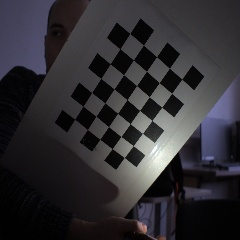
#> input picture Recources/test10.jpg, 240 x 240 px; its folder holds 4 pictures in this run
$ python -i calibration.py   (imports and definitions only)
#> lines starting #> are read from the running program, lines starting #| are printed output that depends on the picture; after the words box and inside, x2 and y2 are one past the last pixel; in counts of white or black regions, pixels touching at a corner belong together
#_---------------------------------------------------
# __name__          "Camera Calibration"
# __author__        "Dávid Szépvölgyi && Jakub Rabčan"
# __version__       "1.0.0"
# __maintainer__    "Dávid Szépvölgyi && Jakub Rabčan"
# __email__         "david.szepvolgyi@gmail.com"
# __status__        "Production"
#-----------------------------------------------------

from ximea import xiapi
import cv2
import numpy as np
import glob


#Function takes nOfPicks and will store them in "Recources/" as input it needs int number
# [49 lines left out: function makeCameraPictures, not called in this run]

def calibrateTheCameraUsingUdistortion():
    # termination criteria
    criteria = (cv2.TERM_CRITERIA_EPS + cv2.TERM_CRITERIA_MAX_ITER, 30, 0.001)
    # prepare object points, like (0,0,0), (1,0,0), (2,0,0) ....,(6,5,0)
    objp = np.zeros((5*7,3), np.float32)
    objp[:,:2] = np.mgrid[0:7,0:5].T.reshape(-1,2)
    # Arrays to store object points and image points from all the images.
    objpoints = [] # 3d point in real world space
    imgpoints = [] # 2d points in image plane.
    images = glob.glob('Recources/*.jpg')
    u = 0
    for fname in images:
        u +=1
        img = cv2.imread(fname)
#> img is the input picture: shape (240, 240, 3); mean B, G, R 50, 46.1, 47.6
        gray = cv2.cvtColor(img, cv2.COLOR_BGR2GRAY)
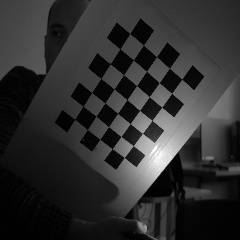
#> gray: shape (240, 240); min 0, max 254, mean 47
        # Find the chess board corners
        ret, corners = cv2.findChessboardCorners(gray, (7,5), None)
#> ret = True; corners = 35 rows, first 8: [74.68, 119.2], [82.92, 106.2], [91.69, 92.42], [100.8, 78.27], [110.3, 63.79], [120, 48.69], [129.8, 33.35], [87.42, 129.5]
        # If found, add object points, image points (after refining them)
        if ret == True:
            objpoints.append(objp)
            corners2 = cv2.cornerSubPix(gray,corners, (11,11), (-1,-1), criteria)
#> corners2 = 35 rows, first 8: [74.81, 118.9], [83.08, 106.2], [91.61, 92.62], [100.8, 78.34], [110.2, 63.83], [119.9, 48.76], [129.9, 33.44], [87.68, 129.3]
            imgpoints.append(corners2)
            # Draw and display the corners
            cv2.drawChessboardCorners(img, (7,5), corners2, ret)
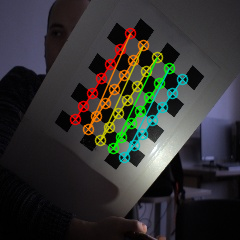
#> img: shape (240, 240, 3); 8.74% of pixels changed, all inside (x1, y1, x2, y2) = (69, 27, 189, 164)
            cv2.imshow('img'+ str(u) , img)
            cv2.waitKey(0)
#> pass 2 of the loop in calibrateTheCameraUsingUdistortion, `for fname in images:`:
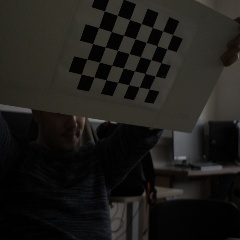
#> input picture Recources/test11.jpg, 240 x 240 px
#> in calibrateTheCameraUsingUdistortion, img is the input picture: shape (240, 240, 3); mean B, G, R 25.3, 28.4, 29.6
#> corners = 35 rows, first 8: [104.1, 11.01], [117.2, 15.32], [129.6, 19.54], [141.1, 23.59], [152.2, 27.41], [162.7, 30.93], [172.5, 34.55], [98.49, 27.67]
#> corners2 = 35 rows, first 8: [105.5, 11.28], [124, 17.8], [135.4, 21.41], [146.8, 25.58], [157.4, 29.26], [157.4, 29.26], [166.8, 32.59], [100.9, 28.33]
#> in calibrateTheCameraUsingUdistortion, `cv2.drawChessboardCorners(img, (7,5), corners2, ret)`:
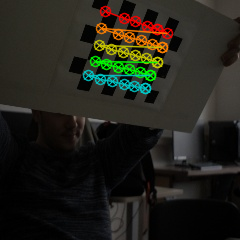
#> img: shape (240, 240, 3); 6.58% of pixels changed, all inside (x1, y1, x2, y2) = (82, 5, 174, 95)
#> pass 3 of the loop in calibrateTheCameraUsingUdistortion, `for fname in images:`:
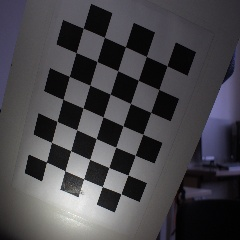
#> input picture Recources/test12.jpg, 240 x 240 px
#> in calibrateTheCameraUsingUdistortion, img is the input picture: shape (240, 240, 3); mean B, G, R 74.1, 69.9, 71.4
#> in calibrateTheCameraUsingUdistortion, `gray = cv2.cvtColor(img, cv2.COLOR_BGR2GRAY)`:
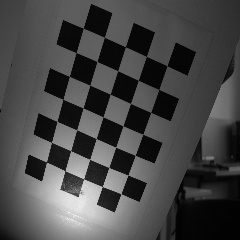
#> gray: shape (240, 240); min 0, max 248, mean 70.8
#> corners = 35 rows, first 8: [46.47, 162], [51.49, 142.4], [57, 121], [63.01, 99.14], [69.26, 76.36], [75.97, 52.51], [83.29, 28.28], [65.02, 171]
#> corners2 = 35 rows, first 8: [46.48, 162.1], [51.48, 142.3], [57.08, 121.5], [62.9, 99.3], [69.36, 76.42], [76.14, 52.57], [83.29, 28.21], [64.8, 170.6]
#> in calibrateTheCameraUsingUdistortion, `cv2.drawChessboardCorners(img, (7,5), corners2, ret)`:
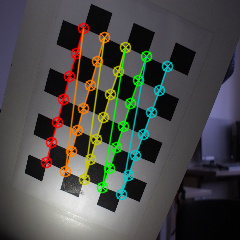
#> img: shape (240, 240, 3); 10.97% of pixels changed, all inside (x1, y1, x2, y2) = (40, 22, 174, 201)
#> the loop made 4 passes; the first 3 are shown
    cv2.destroyAllWindows()

    ret, mtx, dist, rvecs, tvecs = cv2.calibrateCamera(objpoints, imgpoints, gray.shape[::-1], None, None)
    img = cv2.imread('test5 .jpeg')
#> (the run stopped early here; a loop or call above may not have finished)
